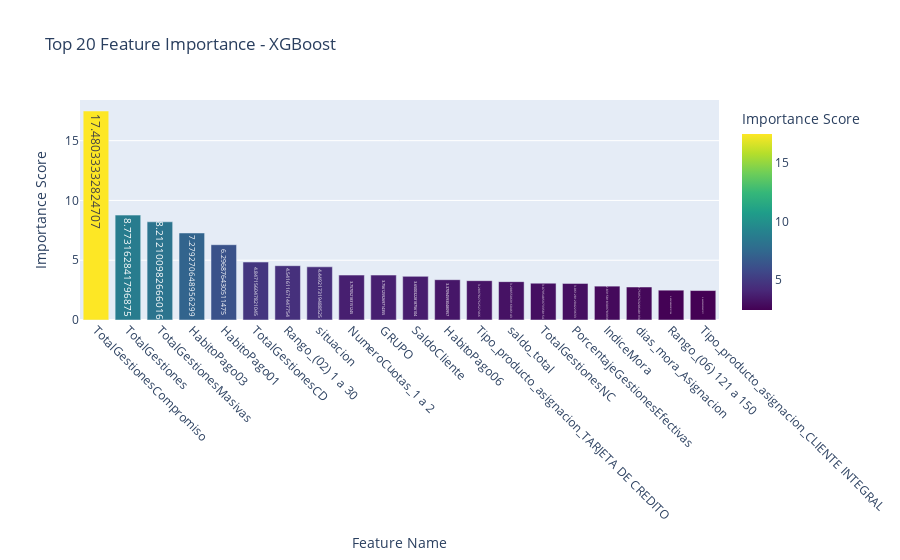

Notebook cell for this chart:
### Code cell
raw_importances = model.model.get_score(importance_type='gain')

feature_names = model.preprocessor.get_feature_names_out()

mapped_importances = []
for i, fname in enumerate(feature_names):
    score = raw_importances.get(f"f{i}", 0)
    mapped_importances.append((fname, score))

importance_df = pd.DataFrame(mapped_importances, columns=["Feature", "Importance"])
importance_df = importance_df.sort_values(by="Importance", ascending=False).head(20)

fig = px.bar(
    importance_df,
    x='Feature',
    y='Importance',
    title='Top 20 Feature Importance - XGBoost',
    labels={'Feature': 'Feature Name', 'Importance': 'Importance Score'},
    color='Importance',
    color_continuous_scale='Viridis',
    text='Importance'
)
fig.update_layout(xaxis_tickangle=45)
fig.show()

### Figure 1 — Plotly figure (JSON) as saved in the notebook; plotly's stock layout.template omitted (floating-point values rounded to 4 significant figures)
{"data": [{"alignmentgroup": "True", "hovertemplate": "Feature Name=%{x}<br>Importance Score=%{marker.color}<extra></extra>", "legendgroup": "", "marker": {"color": [17.48, 8.773, 8.212, 7.279, 6.297, 4.847, 4.542, 4.449, 3.757, 3.756, 3.65, 3.371, 3.29, 3.209, 3.08, 3.061, 2.832, 2.76, 2.494, 2.464], "coloraxis": "coloraxis", "pattern": {"shape": ""}}, "name": "", "offsetgroup": "", "orientation": "v", "showlegend": false, "text": [17.48, 8.773, 8.212, 7.279, 6.297, 4.847, 4.542, 4.449, 3.757, 3.756, 3.65, 3.371, 3.29, 3.209, 3.08, 3.061, 2.832, 2.76, 2.494, 2.464], "textposition": "auto", "type": "bar", "x": ["TotalGestionesCompromiso", "TotalGestiones", "TotalGestionesMasivas", "HabitoPago03", "HabitoPago01", "TotalGestionesCD", "Rango_(02) 1 a 30", "situacion", "NumeroCuotas_1 a 2", "GRUPO", "SaldoCliente", "HabitoPago06", "Tipo_producto_asignacion_TARJETA DE CREDITO", "saldo_total", "TotalGestionesNC", "PorcentajeGestionesEfectivas", "IndiceMora", "dias_mora_Asignacion", "Rango_(06) 121 a 150", "Tipo_producto_asignacion_CLIENTE INTEGRAL"], "xaxis": "x", "y": [17.48, 8.773, 8.212, 7.279, 6.297, 4.847, 4.542, 4.449, 3.757, 3.756, 3.65, 3.371, 3.29, 3.209, 3.08, 3.061, 2.832, 2.76, 2.494, 2.464], "yaxis": "y"}], "layout": {"barmode": "relative", "coloraxis": {"colorbar": {"title": {"text": "Importance Score"}}, "colorscale": [[0, "#440154"], [0.1111, "#482878"], [0.2222, "#3e4989"], [0.3333, "#31688e"], [0.4444, "#26828e"], [0.5556, "#1f9e89"], [0.6667, "#35b779"], [0.7778, "#6ece58"], [0.8889, "#b5de2b"], [1, "#fde725"]]}, "legend": {"tracegroupgap": 0}, "title": {"text": "Top 20 Feature Importance - XGBoost"}, "xaxis": {"anchor": "y", "domain": [0, 1], "tickangle": 45, "title": {"text": "Feature Name"}}, "yaxis": {"anchor": "x", "domain": [0, 1], "title": {"text": "Importance Score"}}}}
